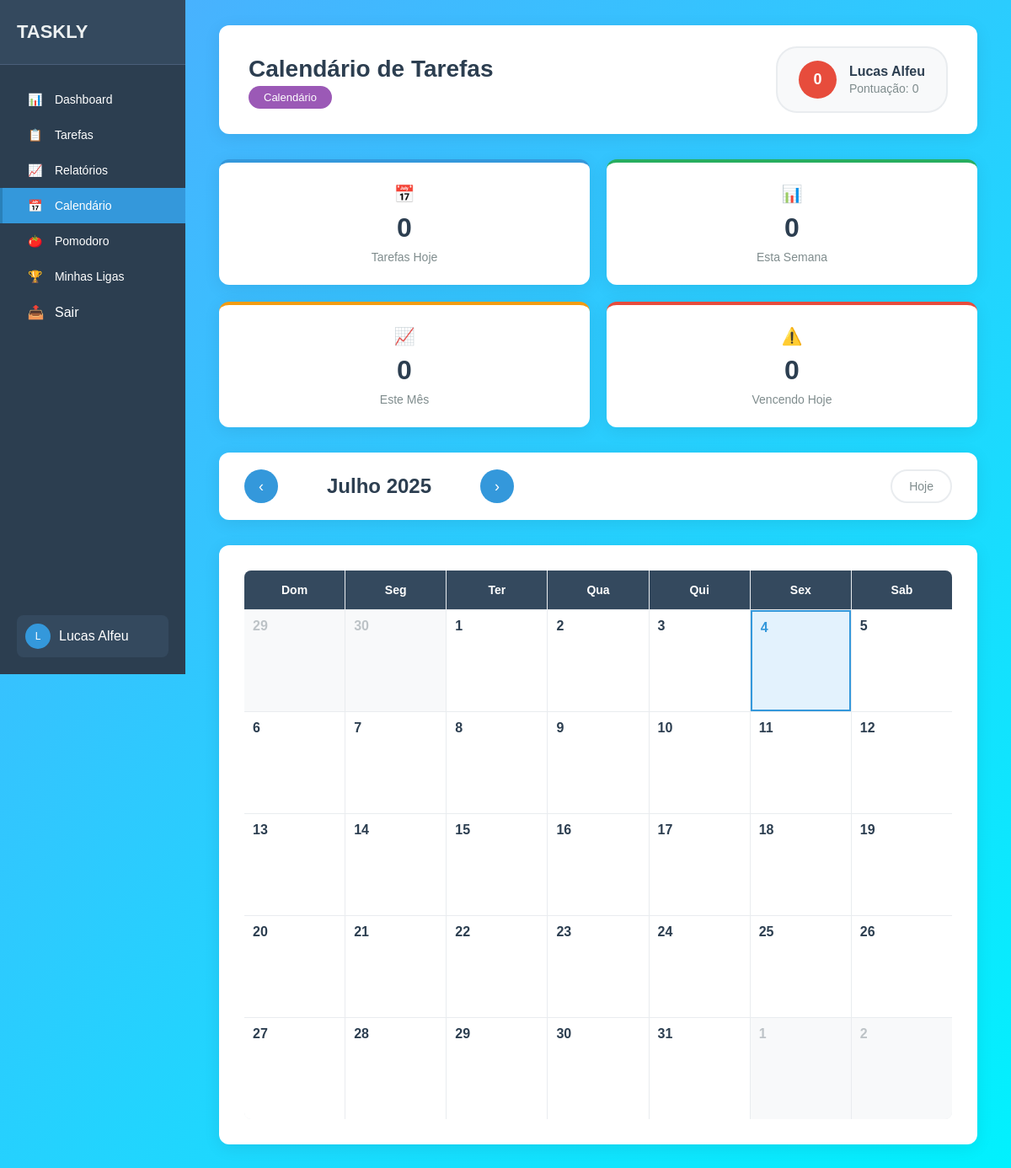
The page /calendario/ (signed in) on the database as committed earlier.
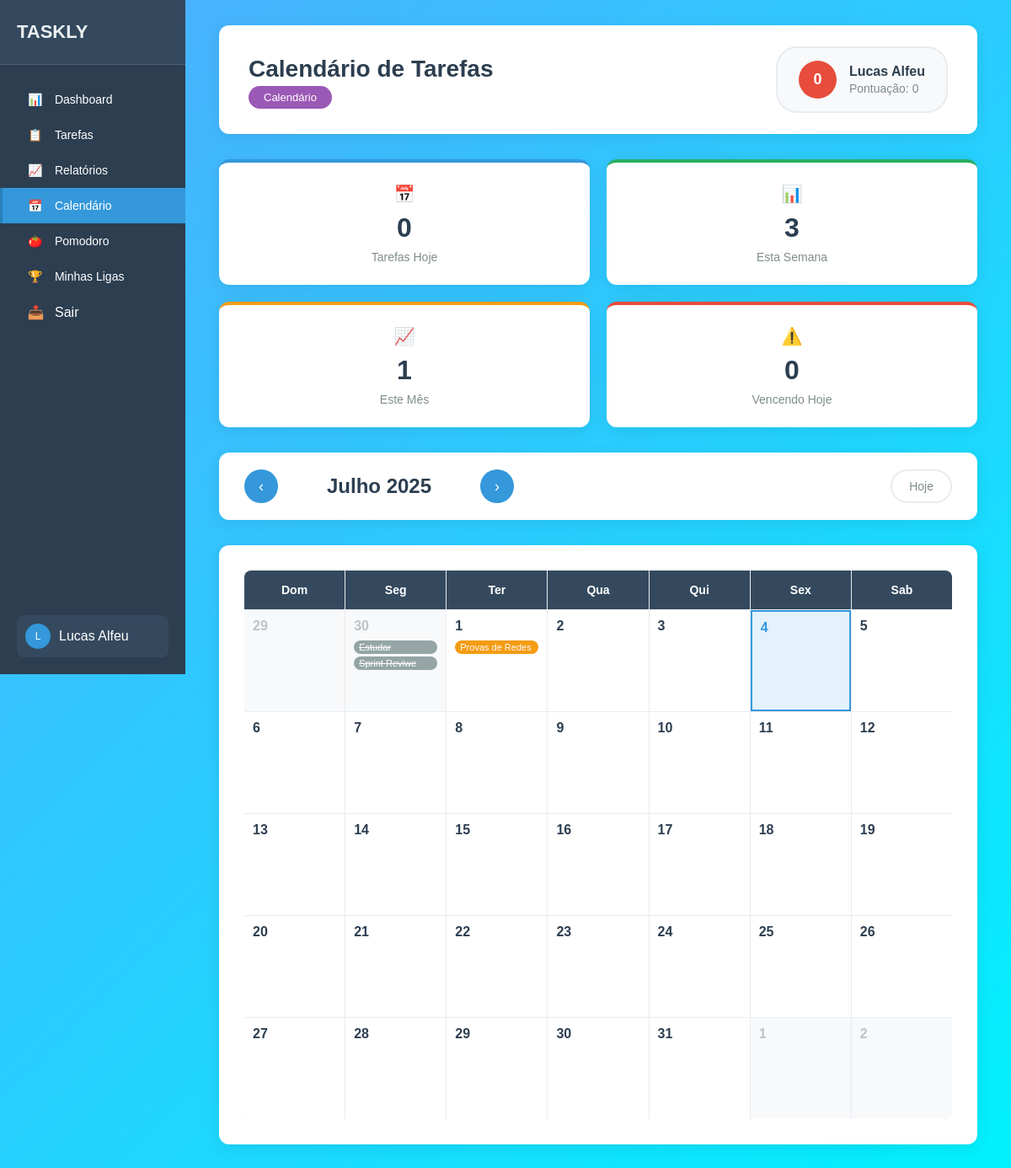
The same page on the database as committed later.
### tasks/models.py (models this page shows, shortened)
class Task(models.Model):
    titulo = models.CharField(max_length=255)
    descricao = models.TextField()
    categoria = models.CharField(max_length=15, choices=LISTA_CATEGORIAS)
    completo = models.BooleanField(default=False)
    criado_em = models.DateTimeField(auto_now_add=True)
    data_vencimento = models.DateField(default=timezone.now)
    data_conclusao = models.DateField(null=True, blank=True)
    user = models.ForeignKey(User, on_delete=models.CASCADE)

### leaderboard/views.py (the view)
# urls.py: path('calendario/', views.calendario_view, name='calendario'),
@login_required
def calendario_view(request):
    today = timezone.now().date()
    current_month = int(request.GET.get('month', today.month))
    current_year = int(request.GET.get('year', today.year))
    if current_month < 1 or current_month > 12:
        current_month = today.month
    if current_year < 2020 or current_year > 2030:
        current_year = today.year
    first_day = datetime(current_year, current_month, 1).date()
    last_day = datetime(current_year, current_month,
                       calendar.monthrange(current_year, current_month)[1]).date()
    calendar_start = first_day - timedelta(days=first_day.weekday() + 1)
    if first_day.weekday() == 6:  # Se o primeiro dia é domingo
        calendar_start = first_day
    calendar_end = last_day + timedelta(days=(5 - last_day.weekday()))
    if last_day.weekday() == 5:  # Se o último dia é sábado
        calendar_end = last_day
    user_tasks = Task.objects.filter(
        user=request.user,
        data_vencimento__range=[calendar_start, calendar_end]
    ).order_by('data_vencimento')
    tasks_by_date = {}
    for task in user_tasks:
        task_date = task.data_vencimento
        if task_date not in tasks_by_date:
            tasks_by_date[task_date] = []
        tasks_by_date[task_date].append(task)
    calendar_weeks = []
    current_date = calendar_start
    while current_date <= calendar_end:
        week = []
        for day in range(7):  # 7 dias da semana
            day_tasks = tasks_by_date.get(current_date, [])
            visible_tasks = day_tasks[:3]
            extra_tasks = len(day_tasks) - 3 if len(day_tasks) > 3 else 0
            day_info = {
                'date': current_date,
                'day': current_date.day,
                'is_today': current_date == today,
                'other_month': current_date.month != current_month,
                'tasks': visible_tasks,
                'task_count': len(day_tasks),
                'extra_tasks': extra_tasks
            }
            week.append(day_info)
            current_date += timedelta(days=1)
        calendar_weeks.append(week)
        if current_date > calendar_end:
            break
    tarefas_hoje = Task.objects.filter(
        user=request.user,
        data_vencimento=today
    ).count()
    start_of_week = today - timedelta(days=today.weekday())
    end_of_week = start_of_week + timedelta(days=6)
    tarefas_semana = Task.objects.filter(
        user=request.user,
        data_vencimento__range=[start_of_week, end_of_week]
    ).count()
    tarefas_mes = Task.objects.filter(
        user=request.user,
        data_vencimento__month=today.month,
        data_vencimento__year=today.year
    ).count()
    tarefas_vencendo = Task.objects.filter(
        user=request.user,
        data_vencimento=today,
        completo=False
    ).count()
    user_points = getattr(request.user, 'points', 0)
    month_names = [
        'Janeiro', 'Fevereiro', 'Março', 'Abril', 'Maio', 'Junho',
        'Julho', 'Agosto', 'Setembro', 'Outubro', 'Novembro', 'Dezembro'
    ]
    current_month_name = month_names[current_month - 1]
    context = {
        'calendar_weeks': calendar_weeks,
        'current_month_name': current_month_name,
        'current_year': current_year,
        'current_month': current_month,
        'tarefas_hoje': tarefas_hoje,
        'tarefas_semana': tarefas_semana,
        'tarefas_mes': tarefas_mes,
        'tarefas_vencendo': tarefas_vencendo,
        'user_points': user_points,
        'today': today,
    }
    return render(request, 'calendario.html', context)

### tasks/novos_context.py (called while the page is built)
def lista_tarefas_do_dia(request):
    today = timezone.now()
    lista_tarefas = Task.objects.all().filter(
        completo=False,
        data_vencimento=today
    )
    total_tarefas = lista_tarefas.count()
    return {"lista_tarefas_do_dia_geral": lista_tarefas, "total_tarefas_do_dia_geral": total_tarefas}

def lista_tarefas_afazer(request):
    now = timezone.now()
    lista_tarefas = Task.objects.all().filter(
        completo=False,
        data_vencimento__gte=now
    )
    total_tarefas = lista_tarefas.count()
    return {"lista_tarefas_afazer_geral": lista_tarefas, "total_tarefas_afazer_geral": total_tarefas}

def lista_tarefas_concluidas(request):
    lista_tarefas = Task.objects.all().filter(
        completo=True,
    )
    total_tarefas = lista_tarefas.count()
    return {"lista_tarefas_concluidas_geral": lista_tarefas, "total_tarefas_concluidas_geral": total_tarefas}

def lista_tarefas_atrasadas(request):
    now = timezone.now()
    lista_tarefas = Task.objects.all().filter(
        data_vencimento__lt=now,
        completo=False
    ).order_by('data_vencimento')
    total_tarefas = lista_tarefas.count()
    return {"lista_tarefas_atrasadas_geral": lista_tarefas, "total_tarefas_atrasadas_geral": total_tarefas}

def total_tarefas(request):
    total_tarefas_pessoal = Task.objects.all().filter(categoria='PESSOAL')
    total_tarefas_estudo = Task.objects.all().filter(categoria='ESTUDOS')
    total_tarefas_trabalho = Task.objects.all().filter(categoria='TRABALHO')
    return {"total_tarefas_pessoal_geral": total_tarefas_pessoal.count(), "total_tarefas_estudos_geral": total_tarefas_estudo.count(), "total_tarefas_trabalho_geral": total_tarefas_trabalho.count()}

### leaderboard/migrations/templates/calendario.html (shortened to what this page needs)
<!DOCTYPE html>
<html lang="pt-br">
<head>
</head>
<body>
    <div class="sidebar">
        <div class="sidebar-header">
            <a href="{% url 'leaderboard:homepage' %}" style="text-decoration: none"><h2>TASKLY</h2></a>
        </div>
        <div class="nav-menu">
            <a href="{% url 'leaderboard:homepage' %}" class="nav-item">
                <span>📊</span>
                <span>Dashboard</span>
            </a>
            <a href="{% url 'task:listatarefas' %}" class="nav-item">
                <span>📋</span>
                <span>Tarefas</span>
            </a>
            <a href="{% url 'leaderboard:relatorio' %}" class="nav-item">
                <span>📈</span>
                <span>Relatórios</span>
            </a>
            <a href="{% url 'leaderboard:calendario' %}" class="nav-item active">
                <span>📅</span>
                <span>Calendário</span>
            </a>
            <a href="{% url 'task:pomodoro' %}" class="nav-item">
                <span>🍅</span>
                <span>Pomodoro</span>
            </a>
            <a href="{% url 'leaderboard:minhas_ligas' %}" class="nav-item">
                <span>🏆</span>
                <span>Minhas Ligas</span>
            </a>
            <button class="btn-sair" onclick="logout()"><span>📤</span> <span class="span-btn">Sair</span> </button>
        </div>
        <div class="user-section">
          <a href="{% url 'task:atualizarperfil' %}" class="user-item">
                <div class="user-avatar-mini">
                    {% if user.first_name %}
                        {{ user.first_name.0|upper }}
                    {% else %}
                        {{ user.username.0|upper }}
                    {% endif %}
                </div>
                <span>{{ user.get_full_name|default:user.username }}</span>
            </a>
            </div>
        </div>
    <div class="main-content">
        <div class="page-header">
            <div class="header-left">
                <h1>Calendário de Tarefas</h1>
                <span class="calendar-tag">Calendário</span>
            </div>
            <div class="header-right">
                <div class="user-avatar">{{ user_points|default:"0" }}</div>
                <div class="user-info">
                    <h3>{{ user.get_full_name|default:user.username }}</h3>
                    <div class="user-points">Pontuação: {{ user_points|default:"0" }}</div>
                </div>
            </div>
        </div>
        <div class="calendar-stats">
            <div class="stat-card hoje">
                <div class="stat-icon">📅</div>
                <div class="stat-number">{{ tarefas_hoje|default:"0" }}</div>
                <div class="stat-label">Tarefas Hoje</div>
            </div>
            <div class="stat-card semana">
                <div class="stat-icon">📊</div>
                <div class="stat-number">{{ tarefas_semana|default:"0" }}</div>
                <div class="stat-label">Esta Semana</div>
            </div>
            <div class="stat-card mes">
                <div class="stat-icon">📈</div>
                <div class="stat-number">{{ tarefas_mes|default:"0" }}</div>
                <div class="stat-label">Este Mês</div>
            </div>
            <div class="stat-card vencendo">
                <div class="stat-icon">⚠️</div>
                <div class="stat-number">{{ tarefas_vencendo|default:"0" }}</div>
                <div class="stat-label">Vencendo Hoje</div>
            </div>
        </div>
        <div class="calendar-controls">
            <div class="calendar-navigation">
                <button class="nav-button" onclick="previousMonth()">‹</button>
                <div class="current-month" id="currentMonth">{{ current_month_name }} {{ current_year }}</div>
                <button class="nav-button" onclick="nextMonth()">›</button>
            </div>
            <div class="view-controls">
                <button class="view-btn" onclick="setView('today')" id="todayBtn">Hoje</button>
            </div>
        </div>
        <div class="calendar-container">
            <div class="calendar-grid">
                <div class="calendar-header">Dom</div>
                <div class="calendar-header">Seg</div>
                <div class="calendar-header">Ter</div>
                <div class="calendar-header">Qua</div>
                <div class="calendar-header">Qui</div>
                <div class="calendar-header">Sex</div>
                <div class="calendar-header">Sab</div>
                {% for week in calendar_weeks %}
                    {% for day in week %}
                    <div class="calendar-day{% if day.other_month %} other-month{% endif %}{% if day.is_today %} today{% endif %}"
                         data-date="{{ day.date|date:'Y-m-d' }}" onclick="showDayTasks('{{ day.date|date:'Y-m-d' }}')">
                        <div class="day-number">{{ day.day }}</div>
                        {% for task in day.tasks %}
                        <div class="task-indicator {{ task.categoria|lower }}{% if task.completo %} completed{% endif %}"
                             title="{{ task.titulo }}">
                            {{ task.titulo|truncatechars:15 }}
                        </div>
                        {% endfor %}
                    </div>
                    {% endfor %}
                {% endfor %}
            </div>
        </div>
    </div>
</body>
</html>

Rows that differ between the two databases and show on the page:
added Task: titulo "Estudar", shown under "30"
added Task: titulo "Sprint Reviwe", shown under "30"
added Task: titulo "Provas de Redes", completo False (drawn), shown under "1"
Other text that changed with them:
{{ tarefas_semana|default:"0" }}: "0" → "3"
{{ tarefas_mes|default:"0" }}: "0" → "1"
